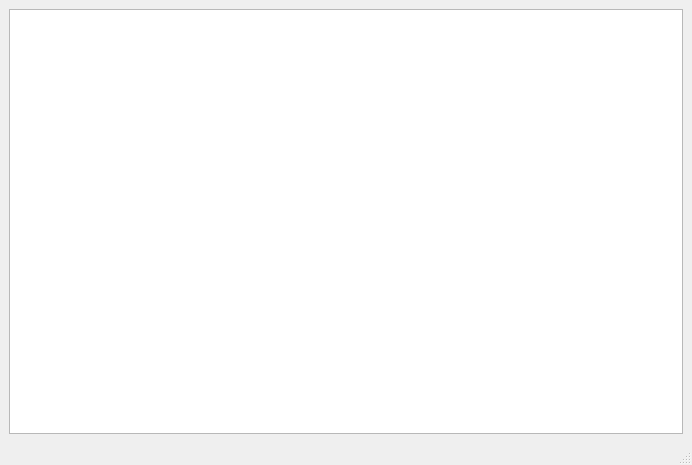
<?xml version="1.0" encoding="UTF-8"?>
<ui version="4.0">
 <class>MainWindow</class>
 <widget class="QMainWindow" name="MainWindow">
  <property name="geometry">
   <rect>
    <x>0</x>
    <y>0</y>
    <width>692</width>
    <height>465</height>
   </rect>
  </property>
  <property name="windowTitle">
   <string>MainWindow</string>
  </property>
  <widget class="QWidget" name="centralwidget">
   <layout class="QGridLayout" name="gridLayout">
    <item row="0" column="0">
     <widget class="QTextEdit" name="textEdit"/>
    </item>
   </layout>
  </widget>
  <widget class="QMenuBar" name="menubar">
   <property name="geometry">
    <rect>
     <x>0</x>
     <y>0</y>
     <width>692</width>
     <height>22</height>
    </rect>
   </property>
  </widget>
  <widget class="QStatusBar" name="statusbar"/>
 </widget>
 <resources/>
 <connections/>
</ui>
